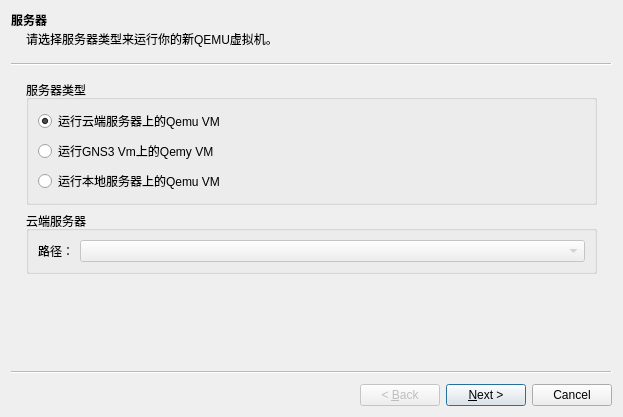
<?xml version="1.0" encoding="UTF-8"?>
<ui version="4.0">
 <class>QemuVMWizard</class>
 <widget class="QWizard" name="QemuVMWizard">
  <property name="geometry">
   <rect>
    <x>0</x>
    <y>0</y>
    <width>623</width>
    <height>417</height>
   </rect>
  </property>
  <property name="windowTitle">
   <string>创建QEMU VM模板</string>
  </property>
  <property name="modal">
   <bool>true</bool>
  </property>
  <widget class="QWizardPage" name="uiServerWizardPage">
   <property name="title">
    <string>服务器</string>
   </property>
   <property name="subTitle">
    <string>请选择服务器类型来运行你的新QEMU虚拟机。</string>
   </property>
   <layout class="QVBoxLayout" name="verticalLayout_3">
    <item>
     <widget class="QGroupBox" name="uiServerTypeGroupBox">
      <property name="title">
       <string>服务器类型</string>
      </property>
      <layout class="QVBoxLayout" name="verticalLayout_5">
       <item>
        <widget class="QRadioButton" name="uiRemoteRadioButton">
         <property name="text">
          <string>运行云端服务器上的Qemu VM</string>
         </property>
         <property name="checked">
          <bool>true</bool>
         </property>
        </widget>
       </item>
       <item>
        <widget class="QRadioButton" name="uiVMRadioButton">
         <property name="text">
          <string>运行GNS3 Vm上的Qemy VM</string>
         </property>
        </widget>
       </item>
       <item>
        <widget class="QRadioButton" name="uiLocalRadioButton">
         <property name="text">
          <string>运行本地服务器上的Qemu VM</string>
         </property>
        </widget>
       </item>
      </layout>
     </widget>
    </item>
    <item>
     <widget class="QGroupBox" name="uiRemoteServersGroupBox">
      <property name="title">
       <string>云端服务器</string>
      </property>
      <layout class="QGridLayout" name="gridLayout_7">
       <item row="0" column="0">
        <widget class="QLabel" name="uiRemoteServersLabel">
         <property name="text">
          <string>路径：</string>
         </property>
        </widget>
       </item>
       <item row="0" column="1">
        <widget class="QComboBox" name="uiRemoteServersComboBox">
         <property name="enabled">
          <bool>false</bool>
         </property>
         <property name="sizePolicy">
          <sizepolicy hsizetype="Expanding" vsizetype="Fixed">
           <horstretch>0</horstretch>
           <verstretch>0</verstretch>
          </sizepolicy>
         </property>
        </widget>
       </item>
      </layout>
     </widget>
    </item>
   </layout>
  </widget>
  <widget class="QWizardPage" name="uiNameWizardPage">
   <property name="title">
    <string>QEMU VM名称</string>
   </property>
   <property name="subTitle">
    <string>请选择您的新QEMU虚拟机一个描述性名称。</string>
   </property>
   <layout class="QGridLayout" name="gridLayout">
    <item row="0" column="0">
     <widget class="QLabel" name="uiNameLabel">
      <property name="text">
       <string>名称：</string>
      </property>
     </widget>
    </item>
    <item row="0" column="1">
     <widget class="QLineEdit" name="uiNameLineEdit"/>
    </item>
    <item row="1" column="0" colspan="2">
     <widget class="QCheckBox" name="uiLegacyASACheckBox">
      <property name="text">
       <string>这是一ge ASA的虚拟机</string>
      </property>
     </widget>
    </item>
   </layout>
  </widget>
  <widget class="QWizardPage" name="uiBinaryMemoryWizardPage">
   <property name="title">
    <string>QEMU镜像与内存</string>
   </property>
   <property name="subTitle">
    <string>请检查QEMU二进制是正确设置和虚拟机有足够的内存来工作。 </string>
   </property>
   <layout class="QGridLayout" name="gridLayout_2">
    <item row="0" column="0">
     <widget class="QLabel" name="uiQemuListLabel">
      <property name="text">
       <string>镜像文件：</string>
      </property>
     </widget>
    </item>
    <item row="0" column="1">
     <widget class="QComboBox" name="uiQemuListComboBox">
      <property name="sizePolicy">
       <sizepolicy hsizetype="Expanding" vsizetype="Fixed">
        <horstretch>0</horstretch>
        <verstretch>0</verstretch>
       </sizepolicy>
      </property>
     </widget>
    </item>
    <item row="1" column="0">
     <widget class="QLabel" name="uiRamLabel">
      <property name="text">
       <string>RAM:</string>
      </property>
     </widget>
    </item>
    <item row="1" column="1">
     <widget class="QSpinBox" name="uiRamSpinBox">
      <property name="suffix">
       <string> MB</string>
      </property>
      <property name="minimum">
       <number>32</number>
      </property>
      <property name="maximum">
       <number>65535</number>
      </property>
      <property name="value">
       <number>256</number>
      </property>
     </widget>
    </item>
   </layout>
  </widget>
  <widget class="QWizardPage" name="uiDiskWizardPage">
   <property name="title">
    <string>磁盘镜像</string>
   </property>
   <property name="subTitle">
    <string>请为虚拟机选择一个基本磁盘映像。</string>
   </property>
   <layout class="QGridLayout" name="gridLayout_3">
    <item row="0" column="0">
     <layout class="QHBoxLayout" name="horizontalLayout_3">
      <item>
       <widget class="QRadioButton" name="uiHdaDiskExistingImageRadioButton">
        <property name="text">
         <string>导入的镜像</string>
        </property>
        <property name="checked">
         <bool>true</bool>
        </property>
       </widget>
      </item>
      <item>
       <widget class="QRadioButton" name="uiNewImageRadioButton_2">
        <property name="text">
         <string>新的镜像</string>
        </property>
        <property name="checked">
         <bool>false</bool>
        </property>
       </widget>
      </item>
      <item>
       <spacer name="horizontalSpacer_2">
        <property name="orientation">
         <enum>Qt::Horizontal</enum>
        </property>
        <property name="sizeHint" stdset="0">
         <size>
          <width>40</width>
          <height>20</height>
         </size>
        </property>
       </spacer>
      </item>
     </layout>
    </item>
    <item row="1" column="0">
     <layout class="QHBoxLayout" name="horizontalLayout_8">
      <item>
       <widget class="QLabel" name="uiHdaDiskImageLabel">
        <property name="text">
         <string>磁盘镜像：</string>
        </property>
       </widget>
      </item>
      <item>
       <widget class="QComboBox" name="uiHdaDiskImageListComboBox">
        <property name="sizePolicy">
         <sizepolicy hsizetype="Expanding" vsizetype="Fixed">
          <horstretch>0</horstretch>
          <verstretch>0</verstretch>
         </sizepolicy>
        </property>
       </widget>
      </item>
      <item>
       <widget class="QLineEdit" name="uiHdaDiskImageLineEdit"/>
      </item>
      <item>
       <widget class="QToolButton" name="uiHdaDiskImageToolButton">
        <property name="text">
         <string>  浏览  </string>
        </property>
        <property name="toolButtonStyle">
         <enum>Qt::ToolButtonTextOnly</enum>
        </property>
       </widget>
      </item>
      <item>
       <widget class="QToolButton" name="uiHdaDiskImageCreateToolButton">
        <property name="text">
         <string>  创建  </string>
        </property>
       </widget>
      </item>
     </layout>
    </item>
   </layout>
  </widget>
  <widget class="QWizardPage" name="uiInitrdKernelImageWizardPage">
   <property name="title">
    <string>Linux启动特异性参数</string>
   </property>
   <property name="subTitle">
    <string>请选择一个initrd和内核镜像。</string>
   </property>
   <layout class="QGridLayout" name="gridLayout_4">
    <item row="0" column="0">
     <layout class="QHBoxLayout" name="horizontalLayout_7">
      <item>
       <widget class="QRadioButton" name="uiLinuxExistingImageRadioButton">
        <property name="text">
         <string>导入的镜像</string>
        </property>
        <property name="checked">
         <bool>true</bool>
        </property>
       </widget>
      </item>
      <item>
       <widget class="QRadioButton" name="uiNewImageRadioButton_4">
        <property name="text">
         <string>新的镜像</string>
        </property>
        <property name="checked">
         <bool>false</bool>
        </property>
       </widget>
      </item>
      <item>
       <spacer name="horizontalSpacer_5">
        <property name="orientation">
         <enum>Qt::Horizontal</enum>
        </property>
        <property name="sizeHint" stdset="0">
         <size>
          <width>40</width>
          <height>20</height>
         </size>
        </property>
       </spacer>
      </item>
     </layout>
    </item>
    <item row="1" column="0">
     <layout class="QFormLayout" name="formLayout_2">
      <property name="fieldGrowthPolicy">
       <enum>QFormLayout::AllNonFixedFieldsGrow</enum>
      </property>
      <item row="0" column="1">
       <layout class="QHBoxLayout" name="horizontalLayout_11">
        <item>
         <widget class="QComboBox" name="uiInitrdImageListComboBox"/>
        </item>
        <item>
         <widget class="QLineEdit" name="uiInitrdImageLineEdit"/>
        </item>
        <item>
         <widget class="QToolButton" name="uiInitrdImageToolButton">
          <property name="text">
           <string>  浏览  </string>
          </property>
          <property name="toolButtonStyle">
           <enum>Qt::ToolButtonTextOnly</enum>
          </property>
         </widget>
        </item>
       </layout>
      </item>
      <item row="1" column="0">
       <widget class="QLabel" name="uiKernelImageLabel">
        <property name="text">
         <string>内核（vmlinuz）：</string>
        </property>
       </widget>
      </item>
      <item row="1" column="1">
       <layout class="QHBoxLayout" name="horizontalLayout_14">
        <item>
         <widget class="QComboBox" name="uiKernelImageListComboBox"/>
        </item>
        <item>
         <widget class="QLineEdit" name="uiKernelImageLineEdit"/>
        </item>
        <item>
         <widget class="QToolButton" name="uiKernelImageToolButton">
          <property name="text">
           <string>  浏览  </string>
          </property>
          <property name="toolButtonStyle">
           <enum>Qt::ToolButtonTextOnly</enum>
          </property>
         </widget>
        </item>
       </layout>
      </item>
      <item row="0" column="0">
       <widget class="QLabel" name="uiInitrdLabel">
        <property name="text">
         <string>初始化内存盘（initrd）：</string>
        </property>
       </widget>
      </item>
     </layout>
    </item>
   </layout>
  </widget>
 </widget>
 <tabstops>
  <tabstop>uiNameLineEdit</tabstop>
  <tabstop>uiQemuListComboBox</tabstop>
  <tabstop>uiRamSpinBox</tabstop>
  <tabstop>uiHdaDiskImageLineEdit</tabstop>
  <tabstop>uiHdaDiskImageToolButton</tabstop>
 </tabstops>
 <resources/>
 <connections/>
</ui>
